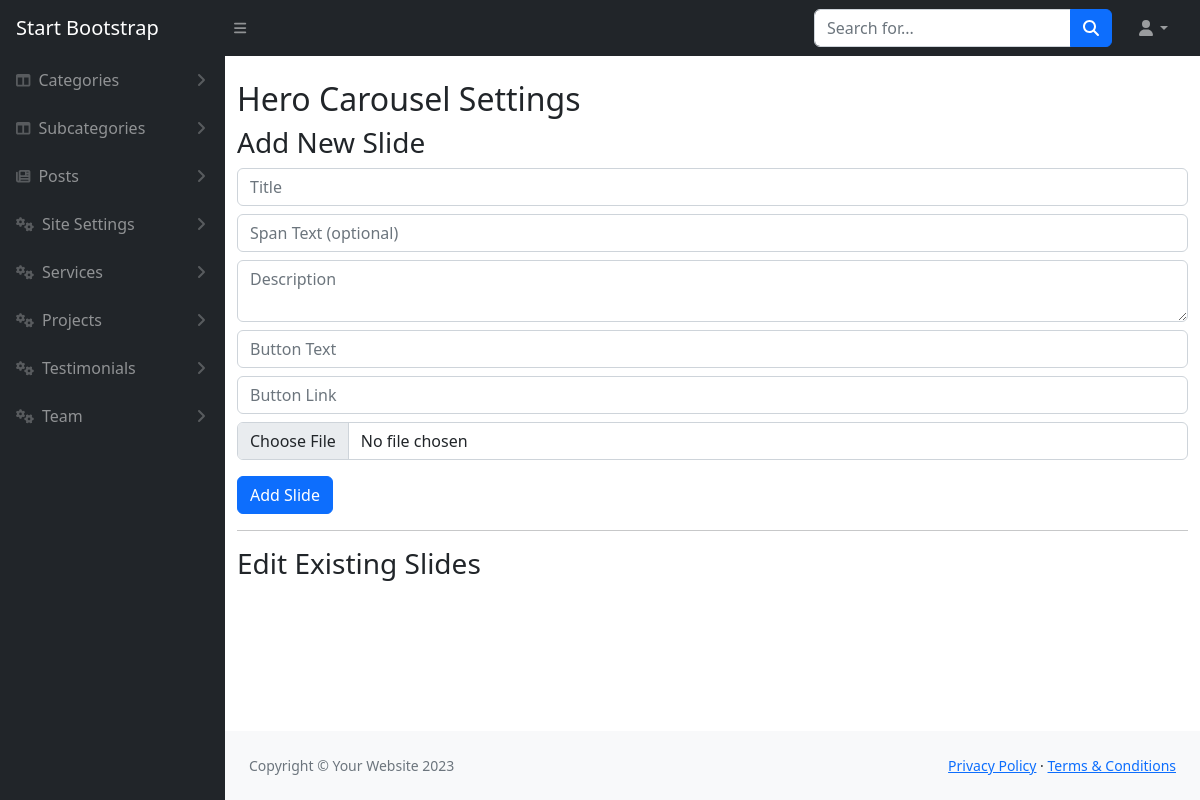
The app's page /admin/heroSettings.php (signed in), older data.
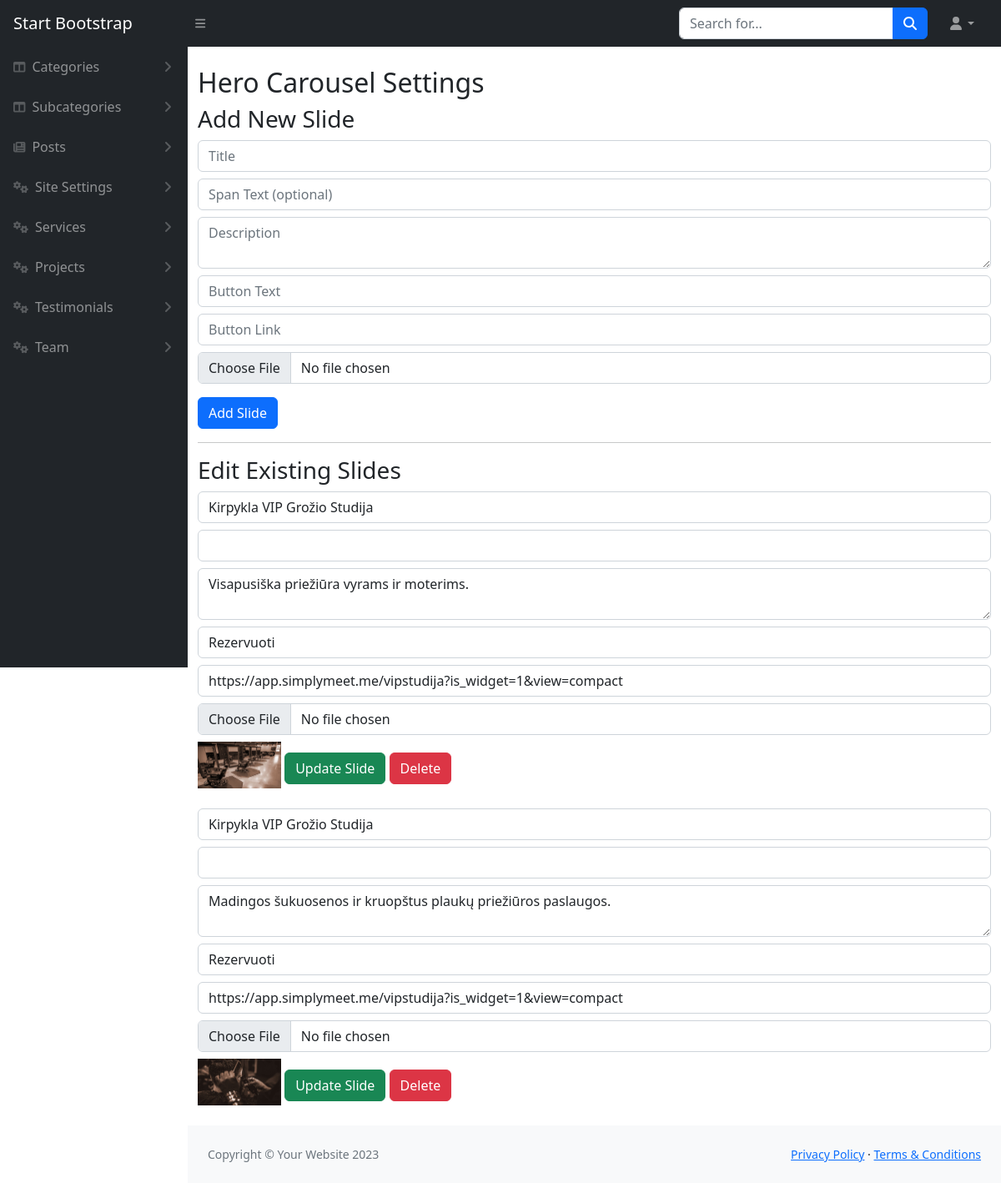
The same page, newer data.
### tables this page shows
CREATE TABLE `hero_carousel` (
  `id` int(11) NOT NULL,
  `title` varchar(255) NOT NULL,
  `span_text` varchar(255) DEFAULT NULL,
  `description` text NOT NULL,
  `button_text` varchar(100) NOT NULL,
  `button_link` varchar(255) NOT NULL,
  `image` varchar(255) NOT NULL,
  `created_at` timestamp NOT NULL DEFAULT current_timestamp()
);

### admin/heroSettings.php (the view, shortened to what this page needs)
<?php
include('../config/db.php');
$slides = mysqli_query($con, "SELECT * FROM hero_carousel ORDER BY id DESC");
include('includes/header.php');
?>
<div class="container mt-4">
    <h2>Hero Carousel Settings</h2>
    <form method="POST" enctype="multipart/form-data">
        <h3>Add New Slide</h3>
        <input type="text" name="title" class="form-control" placeholder="Title" required>
        <input type="text" name="span_text" class="form-control mt-2" placeholder="Span Text (optional)">
        <textarea name="description" class="form-control mt-2" placeholder="Description" required></textarea>
        <input type="text" name="button_text" class="form-control mt-2" placeholder="Button Text" required>
        <input type="text" name="button_link" class="form-control mt-2" placeholder="Button Link" required>
        <input type="file" name="image" class="form-control mt-2" required>
        <button type="submit" name="add_slide" class="btn btn-primary mt-3">Add Slide</button>
    </form>
    <hr>
    <h3>Edit Existing Slides</h3>
    <?php while ($slide = mysqli_fetch_assoc($slides)) { ?>
        <form method="POST" enctype="multipart/form-data" class="mb-4">
            <input type="text" name="title" class="form-control mt-2" value="<?= htmlspecialchars($slide['title']) ?>" required>
            <input type="text" name="span_text" class="form-control mt-2" value="<?= htmlspecialchars($slide['span_text']) ?>">
            <textarea name="description" class="form-control mt-2"><?= htmlspecialchars($slide['description']) ?></textarea>
            <input type="text" name="button_text" class="form-control mt-2" value="<?= htmlspecialchars($slide['button_text']) ?>" required>
            <input type="text" name="button_link" class="form-control mt-2" value="<?= htmlspecialchars($slide['button_link']) ?>" required>
            <input type="file" name="image" class="form-control mt-2">
            <img src="../uploads/<?= $slide['image'] ?>" width="100" class="mt-2">
            <button type="submit" name="edit_slide" class="btn btn-success mt-3">Update Slide</button>
            <button type="submit" name="delete_slide" class="btn btn-danger mt-3">Delete</button>
        </form>
    <?php } ?>
</div>
<?php include('includes/footer.php'); ?>

### admin/includes/header.php (shortened to what this page needs)
<!DOCTYPE html>
<html lang="en">
    <head>
        <link href="https://cdn.jsdelivr.net/npm/simple-datatables@7.1.2/dist/style.min.css" rel="stylesheet" />
        <link href="https://cdn.jsdelivr.net/npm/bootstrap@5.2.3/dist/css/bootstrap.min.css" rel="stylesheet">
        <link rel="stylesheet" href="https://cdn.jsdelivr.net/npm/bootstrap-icons/font/bootstrap-icons.css">
        <link rel="stylesheet" href="https://cdnjs.cloudflare.com/ajax/libs/font-awesome/6.0.0-beta3/css/all.min.css">
        <link href="https://cdn.jsdelivr.net/npm/select2@4.1.0-rc.0/dist/css/select2.min.css" rel="stylesheet">
        <link href="css/styles.css" rel="stylesheet" />
    </head>
    <body class="sb-nav-fixed">
      <?php  include('includes/navbar-top.php') ?>
      <div id="layoutSidenav">
        <?php  include('includes/sidebar.php') ?>
        <div id="layoutSidenav_content">
            <main>

### admin/includes/navbar-top.php (shortened to what this page needs)
<nav class="sb-topnav navbar navbar-expand navbar-dark bg-dark">
    <a class="navbar-brand ps-3" href="index.html">Start Bootstrap</a>
    <button class="btn btn-link btn-sm order-1 order-lg-0 me-4 me-lg-0" id="sidebarToggle" href="#!"><i class="fas fa-bars"></i></button>
    <form class="d-none d-md-inline-block form-inline ms-auto me-0 me-md-3 my-2 my-md-0">
        <div class="input-group">
            <input class="form-control" type="text" placeholder="Search for..." aria-label="Search for..." aria-describedby="btnNavbarSearch" />
            <button class="btn btn-primary" id="btnNavbarSearch" type="button"><i class="fas fa-search"></i></button>
        </div>
    </form>
    <ul class="navbar-nav ms-auto ms-md-0 me-3 me-lg-4">
        <li class="nav-item dropdown">
            <a class="nav-link dropdown-toggle" id="navbarDropdown" href="#" role="button" data-bs-toggle="dropdown" aria-expanded="false"><i class="fas fa-user fa-fw"></i></a>
        </li>
    </ul>
</nav>

### admin/includes/sidebar.php (shortened to what this page needs)
<div id="layoutSidenav_nav">
    <nav class="sb-sidenav accordion sb-sidenav-dark" id="sidenavAccordion">
        <div class="sb-sidenav-menu">
            <div class="nav">
                <a class="nav-link collapsed" href="#" data-bs-toggle="collapse" data-bs-target="#categories" aria-expanded="false" aria-controls="categories">
                    <div class="sb-nav-link-icon"><i class="fas fa-columns"></i></div>
                    Categories
                    <div class="sb-sidenav-collapse-arrow"><i class="fas fa-angle-down"></i></div>
                </a>
                <a class="nav-link collapsed" href="#" data-bs-toggle="collapse" data-bs-target="#subcategories" aria-expanded="false" aria-controls="subcategories">
                    <div class="sb-nav-link-icon"><i class="fas fa-columns"></i></div>
                    Subcategories
                    <div class="sb-sidenav-collapse-arrow"><i class="fas fa-angle-down"></i></div>
                </a>
                <a class="nav-link collapsed" href="#" data-bs-toggle="collapse" data-bs-target="#posts" aria-expanded="false" aria-controls="posts">
                    <div class="sb-nav-link-icon"><i class="fas fa-newspaper"></i></div>
                    Posts
                    <div class="sb-sidenav-collapse-arrow"><i class="fas fa-angle-down"></i></div>
                </a>
                <a class="nav-link collapsed" href="#" data-bs-toggle="collapse" data-bs-target="#siteSettings" aria-expanded="false" aria-controls="siteSettings">
                    <div class="sb-nav-link-icon"><i class="fas fa-cogs"></i></div>
                    Site Settings
                    <div class="sb-sidenav-collapse-arrow"><i class="fas fa-angle-down"></i></div>
                </a>
                <a class="nav-link collapsed" href="#" data-bs-toggle="collapse" data-bs-target="#services" aria-expanded="false" aria-controls="services">
                    <div class="sb-nav-link-icon"><i class="fas fa-cogs"></i></div>
                    Services
                    <div class="sb-sidenav-collapse-arrow"><i class="fas fa-angle-down"></i></div>
                </a>
                <a class="nav-link collapsed" href="#" data-bs-toggle="collapse" data-bs-target="#projects" aria-expanded="false" aria-controls="projects">
                    <div class="sb-nav-link-icon"><i class="fas fa-cogs"></i></div>
                    Projects
                    <div class="sb-sidenav-collapse-arrow"><i class="fas fa-angle-down"></i></div>
                </a>
                <a class="nav-link collapsed" href="#" data-bs-toggle="collapse" data-bs-target="#testimonials" aria-expanded="false" aria-controls="testimonials">
                    <div class="sb-nav-link-icon"><i class="fas fa-cogs"></i></div>
                    Testimonials
                    <div class="sb-sidenav-collapse-arrow"><i class="fas fa-angle-down"></i></div>
                </a>
                <a class="nav-link collapsed" href="#" data-bs-toggle="collapse" data-bs-target="#team" aria-expanded="false" aria-controls="team">
                    <div class="sb-nav-link-icon"><i class="fas fa-cogs"></i></div>
                    Team
                    <div class="sb-sidenav-collapse-arrow"><i class="fas fa-angle-down"></i></div>
                </a>
            </div>
        </div>
    </nav>
</div>

### admin/includes/footer.php (shortened to what this page needs)
</main>
<footer class="py-4 bg-light mt-auto">
    <div class="container-fluid px-4">
        <div class="d-flex align-items-center justify-content-between small">
            <div class="text-muted">Copyright &copy; Your Website 2023</div>
            <div>
                <a href="#">Privacy Policy</a>
                &middot;
                <a href="#">Terms &amp; Conditions</a>
            </div>
        </div>
    </div>
</footer>
</div>
</div>
</body>
</html>

Row changes from the older to the newer data that the page shows:
added hero_carousel: title "Kirpykla VIP Grožio Studija", description "Visapusiška priežiūra vyrams ir moterims.", button_text "Rezervuoti", button_link "https://app.simplymeet.me/vipstudija?is_widget=1&view=compact", image (picture)
added hero_carousel: title "Kirpykla VIP Grožio Studija", description "Madingos šukuosenos ir kruopštus plaukų priežiūros paslaugos.", button_text "Rezervuoti", button_link "https://app.simplymeet.me/vipstudija?is_widget=1&view=compact", image (picture)
